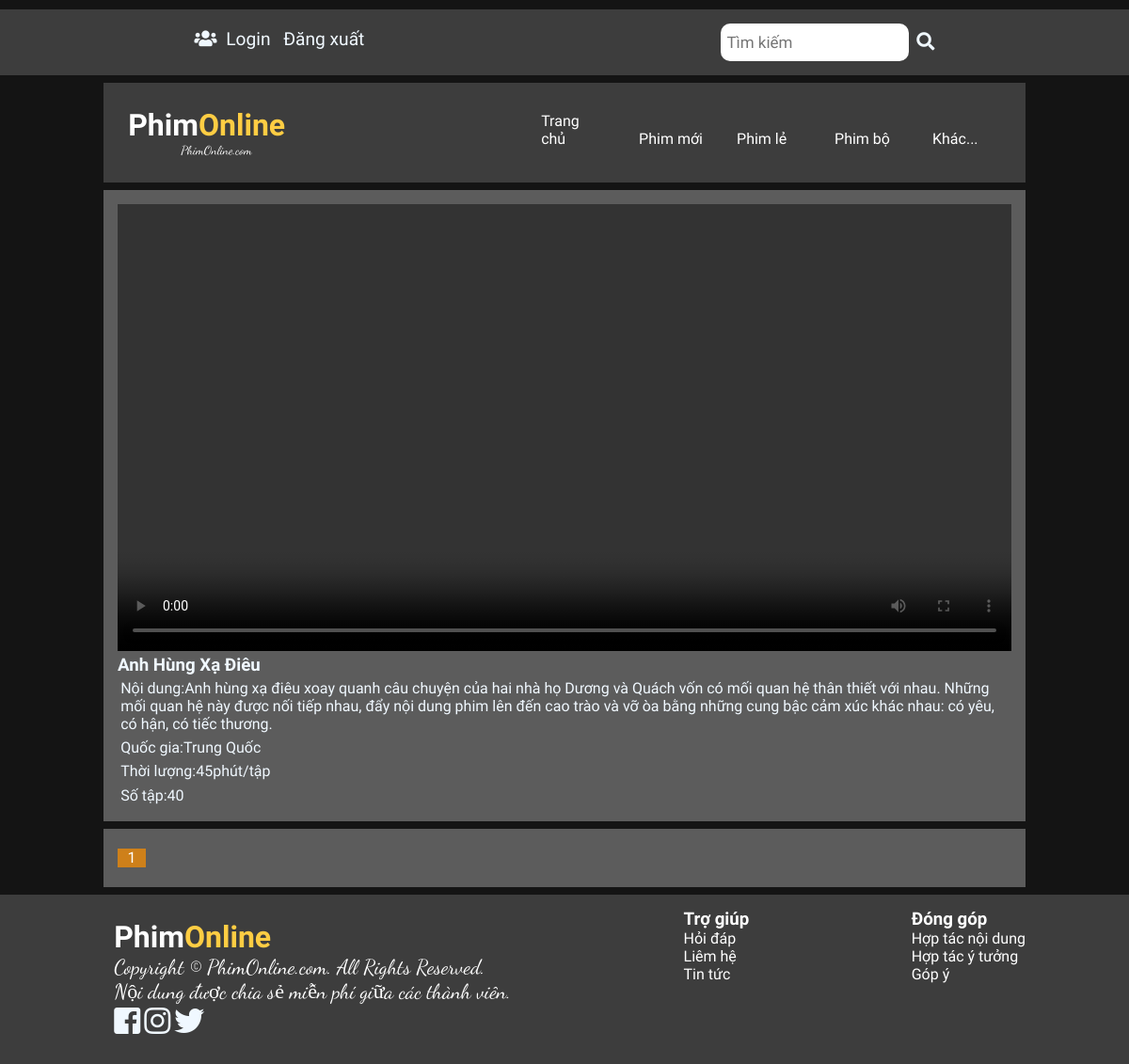
The page /Sources/php/templates/phimviet2.php?id=2 (signed in) on the database as committed earlier.
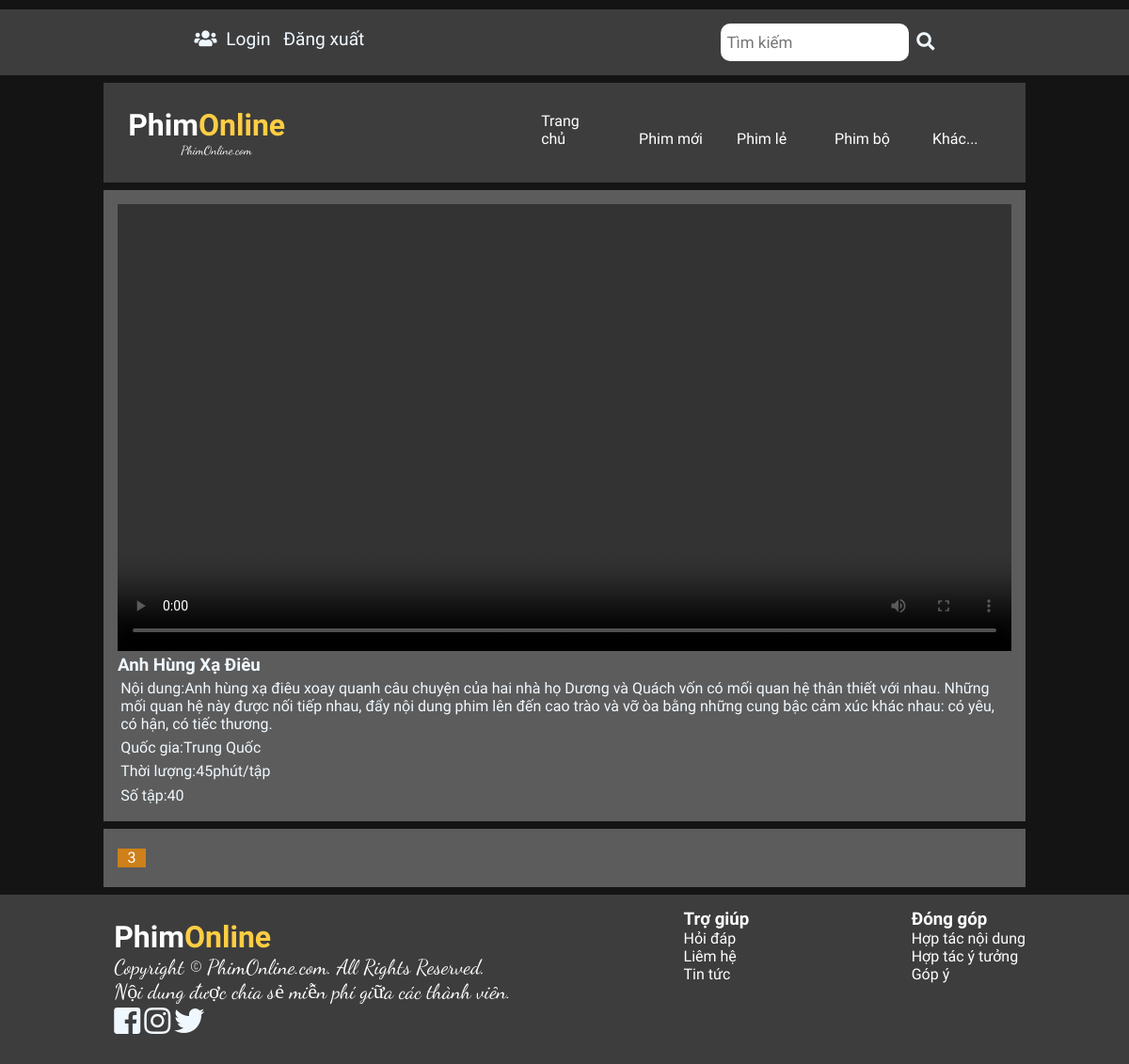
The same page on the database as committed later.
### tables this page shows
CREATE TABLE `link` (
  `linkID` int(10) UNSIGNED NOT NULL,
  `linkDayUp` datetime NOT NULL DEFAULT CURRENT_TIMESTAMP,
  `number` int(10) NOT NULL,
  `movieID` int(10) UNSIGNED NOT NULL,
  `Link` varchar(300) NOT NULL
);

### Sources/php/templates/main.php (the view, shortened to what this page needs)
<div class="row">
        <div class="captionmain col-12 col-tab-12">
            <?php
                $src=$_GET['link'];
                echo'<video  width="100%" height="auto" src="'.$src.'" controls autoplay></video>';
            ?>
            <div class="conten">
            <?PHP
                $id=$_GET['id'];
                require '../library/config.php';
                $xemphim = "SELECT `movieID`, `movieName`, `movieNation`, `movieYear`, `movieTime`, `movieNumber`, `groupID`, `image`, `movieContent` FROM `movie` WHERE movieID='$id'";
                $KETQUAXEM = mysqli_query($conn,$xemphim);
                if(mysqli_num_rows($KETQUAXEM)>0) {
                    while($rows= mysqli_fetch_assoc($KETQUAXEM)){
                        echo '<h3 id="filmname">
                                    '.$rows["movieName"].'
                                </h3>
                                <div id="fimlconten">
                                    <p>Nội dung:'.$rows["movieContent"].'</p>
                                </div>
                                <div id="information">
                                    <p>Quốc gia:<span id="nation">'.$rows["movieNation"].'</span></p>
                                    <p>Thời lượng:<span id="time">'.$rows["movieTime"].'</span>phút/tập</p>
                                    <p>Số tập:<span id="sotap">'.$rows["movieNumber"].'</span></p>
                                </div>';
                    }
                }else{
                    echo 'không có bản ghi nào!';
                }
            ?>
            </div>
        </div>
        <div class="contenmain col-12 col-tab12">
            <ul>
                <?php
                    $tapphim="SELECT `linkID`, `linkDayUp`, `number`, `movieID`, `Link` FROM `link` WHERE movieID='$id' ORDER BY `number`";
                    $ketquatap=mysqli_query($conn,$tapphim);
                    if(mysqli_num_rows($ketquatap)>0){
                        for($i=0;$i<$rows2=mysqli_fetch_assoc($ketquatap);$i++){
                            if($i==0){
                                echo'<li><a href="phimviet2.php?id='.$id.'&link='.$rows2['Link'].'" class="chontap">'.$rows2['number'].'</a></li>';
                            }else{
                                echo'<li><a href="phimviet2.php?id='.$id.'&link='.$rows2['Link'].'">'.$rows2['number'].'</a></li>';
                            }
                        }
                    } else{
                        echo"không có bản ghi nào.";
                    }
                ?>
            </ul>
        </div>
    </div>
</div>

Rows that differ between the two databases and show on the page:
changed link: number "1" → "3"
